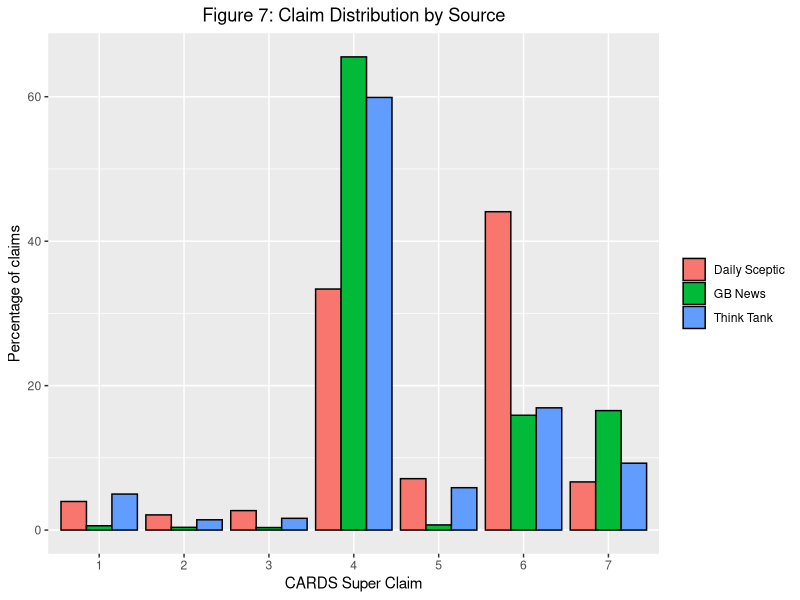
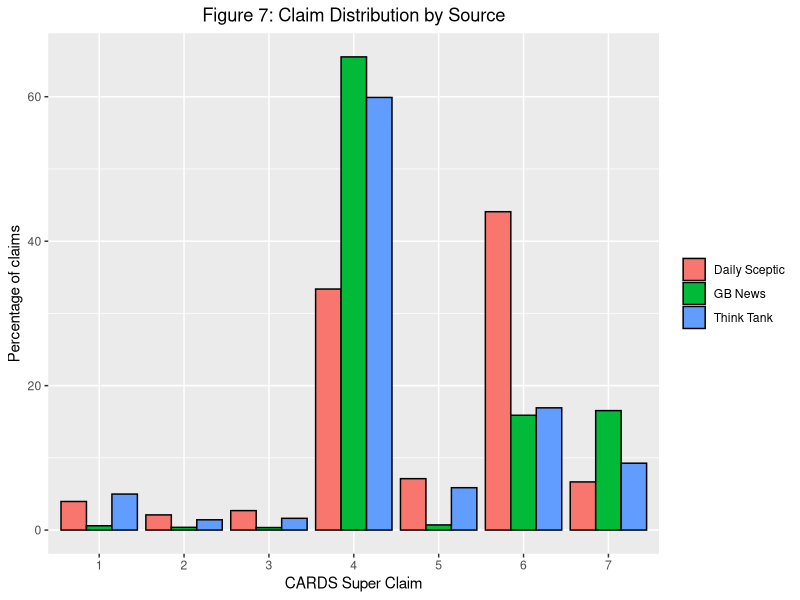

The R script that drew these images, in order:
# Super claim composition by source group (Figure 7), with a chi squared test
# of independence and Cramer's V as the effect size.
#
# Run from the repository root.

library(tidyverse)

df <- read_csv("data/public/corpus_results.csv")

CODE <- "\\d+_\\d+_\\d+(?:_\\d+)?"

# One row per statement and claim pair, with the five think tanks pooled.
long <- df |>
  mutate(group = recode(source,
                        "IEA" = "Think Tank", "Net Zero Watch" = "Think Tank",
                        "GWPF" = "Think Tank", "Adam Smith Institute" = "Think Tank",
                        "Centre for Policy Studies" = "Think Tank"),
         code = str_extract_all(predicted_claims, CODE)) |>
  unnest(code) |>
  filter(code != "0_0_0") |>
  mutate(super = str_sub(code, 1, 1))

# Contingency table of source group by super claim.
tab <- table(long$group, long$super)
print(tab)

# Share of each group's claims falling under each super claim.
plotdat <- as.data.frame(tab) |>
  rename(group = Var1, super = Var2, n = Freq) |>
  group_by(group) |>
  mutate(pct = 100 * n / sum(n)) |>
  ungroup()

ggplot(plotdat, aes(x = super, y = pct, fill = group)) +
  geom_col(position = "dodge", colour = "black") +
  labs(title = "Figure 7: Claim Distribution by Source", x = "CARDS Super Claim",
       y = "Percentage of claims", fill = NULL) +
  theme(plot.title = element_text(hjust = 0.5))

ggsave("figures/claim_distribution.png", width = 8, height = 5)

# Combined share of the science scepticism super claims (1, 2, 3 and 5) in each group.
plotdat |>
  filter(super %in% c("1", "2", "3", "5")) |>
  group_by(group) |>
  summarise(sci_pct = sum(pct))

# Chi squared test: is the super claim mix independent of source group?
chi <- chisq.test(tab)
print(chi)

# Cramer's V
sqrt(chi$statistic / (sum(tab) * (min(dim(tab)) - 1)))

# Pearson residuals show which cells drive the association.
round(chi$residuals, 2)
